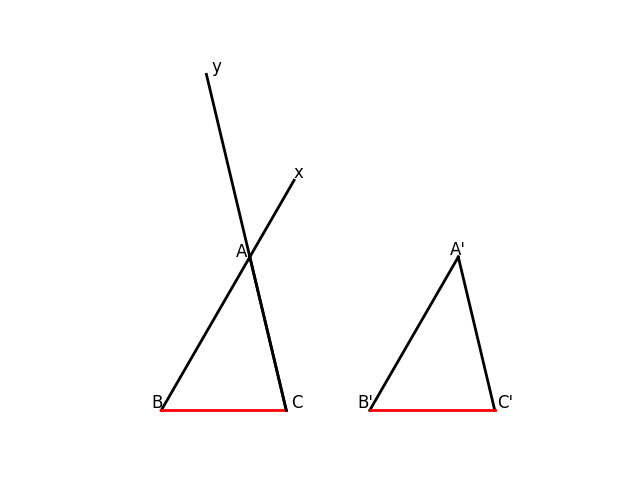

Here is the Python script that generated this plot:
import matplotlib.pyplot as plt
import numpy as np

fig, ax = plt.subplots()

angle = 60
side1 = 6
side2 = 8.5

direction = np.array([np.cos(np.radians(angle)), np.sin(np.radians(angle))])

B = np.array([-10, 0])
C = np.array([-10 + side1, 0])
A = B + direction * side2

# Extend from CA, where X is along the line from C to A, and beyond A
direction_CA = A - C
normalized_direction_CA = direction_CA / np.linalg.norm(direction_CA)
Y = A + normalized_direction_CA * 1.5 * side1  # Extend in the direction of CA

X = B + direction * side2 * 1.5  # This is extending from A, which might not be what you want

N = np.array([0, 0])
P = np.array([side1, 0])
M = N + direction * side2

# Redefine the plots
ax.plot([A[0], B[0]], [A[1], B[1]], 'black', linewidth=2)
ax.plot([A[0], C[0]], [A[1], C[1]], 'black', linewidth=2)
ax.plot([B[0], C[0]], [B[1], C[1]], 'red', linewidth=2)
ax.plot([A[0], X[0]], [A[1], X[1]], 'black', linewidth=2)
ax.plot([C[0], Y[0]], [C[1], Y[1]], 'black', linewidth=2)

ax.plot([M[0], N[0]], [M[1], N[1]], 'black', linewidth=2)
ax.plot([M[0], P[0]], [M[1], P[1]], 'black', linewidth=2)
ax.plot([N[0], P[0]], [N[1], P[1]], 'red', linewidth=2)

# Text labels
ax.text(A[0] - 0.4, A[1], 'A', fontsize=12, ha='center', color = 'k')
ax.text(B[0] - 0.2, B[1] + 0.1, 'B', fontsize=12, ha='center', color = 'k')
ax.text(C[0] + 0.5, C[1] + 0.1, 'C', fontsize=12, ha='center', color = 'k')
ax.text(X[0] + 0.2, X[1] + 0.1, 'x', fontsize=12, ha='center', color = 'k')
ax.text(Y[0] + 0.5, Y[1] + 0.1, 'y', fontsize=12, ha='center', color = 'k')
ax.text(M[0], M[1] + 0.1, 'A\'', fontsize=12, ha='center', color = 'k')
ax.text(N[0] - 0.2, N[1] + 0.1, 'B\'', fontsize=12, ha='center', color = 'k')
ax.text(P[0] + 0.5, P[1] + 0.1, 'C\'', fontsize=12, ha='center', color = 'k')

# Setting the plot
ax.set_xticks([])
ax.set_yticks([])
ax.set_xlabel('')
ax.set_ylabel('')
ax.set_aspect('equal')

plt.box(False)
plt.show()
